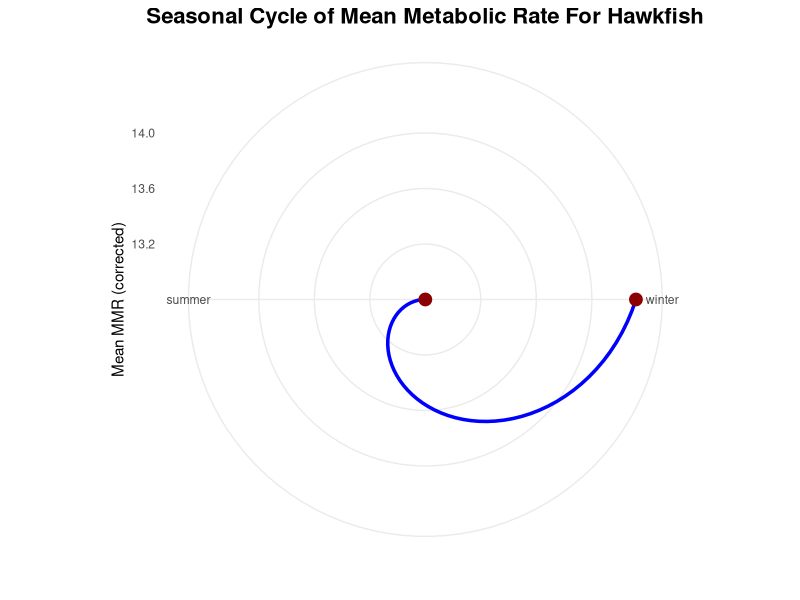
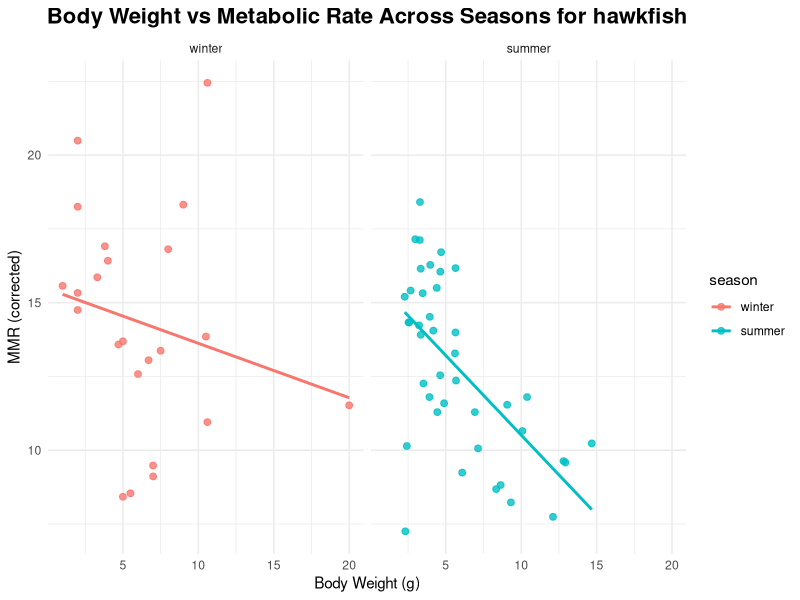
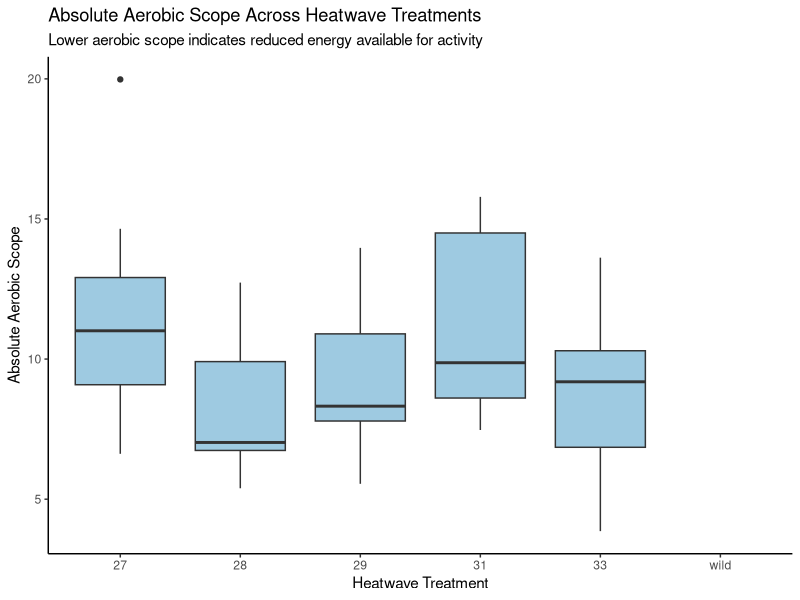
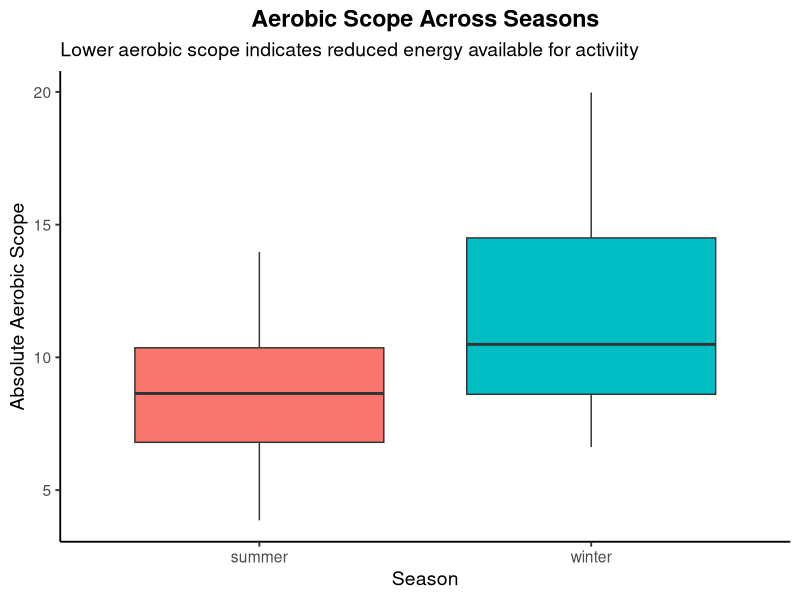
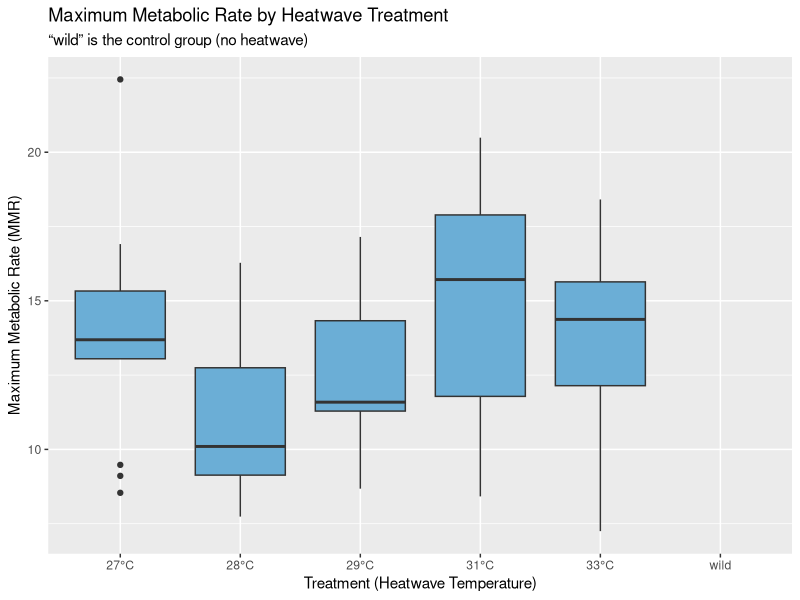
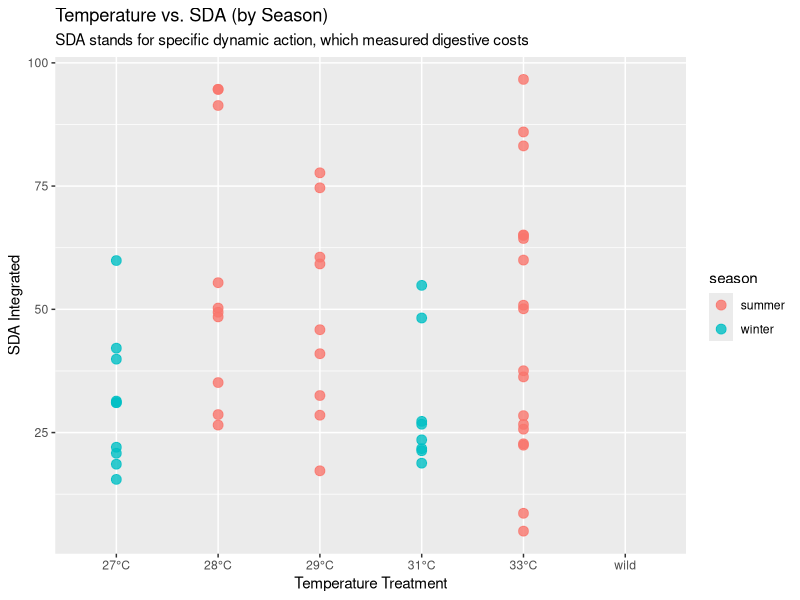

The R source for these figures, in order:
## ---- chunk 1
library(tidyverse)
library(broom)
library(viridisLite)
library(ggplot2)
## ---- chunk 2
heatwaves_coral_fish <- read_csv("../data/VanWert_etal_2023_hawkfish.csv")
glimpse(heatwaves_coral_fish)
## ---- chunk 3
heatwaves_coral_fish_clean <- heatwaves_coral_fish |>
  rename(wet_mass = bw_g,
         total_length = tl_cm,
         standard_length = sl_cm,
         max_metabolic_rate = mmr_corrected,
         standard_metabolic_rate = smr_low10_all,
         absolute_aerobic_scope = aas_corrected,
         factorial_aerobic_scope = fas,
         SDA_coeff = sda_coeff,
         temp_of_arrhythmia = tarr,
         peak_max_heart_rate = fhmax_peak,
         temp_at_max_heart_rate = tpeak)
## ---- chunk 4

heatwave_vs_mmr <- heatwaves_coral_fish_clean |>
  ggplot(aes(x = treatment_new, y = max_metabolic_rate)) +
  geom_boxplot(fill = "#6BAED6") +
  scale_x_discrete(labels = function(x) ifelse(x == "wild", "wild", paste0(x, "°C"))) +
  labs(
    title = "Maximum Metabolic Rate by Heatwave Treatment",
    subtitle = "“wild” is the control group (no heatwave)",
    x = "Treatment (Heatwave Temperature)",
    y = "Maximum Metabolic Rate (MMR)"
  )

# Save the plot
ggsave("fig_heatwave_boxplot.png", heatwave_vs_mmr, width = 7, height = 5)

## ---- chunk 5

temp_energy_season <- heatwaves_coral_fish_clean |>
  ggplot(aes(x = treatment_new, y = SDA_integrated, color = season)) +
  geom_point(alpha = 0.8, size = 3) +
  scale_x_discrete(labels = function(x) ifelse(x == "wild", "wild", paste0(x, "°C"))) +
  labs(
    title = "Temperature vs. SDA (by Season)",
    subtitle = "SDA stands for specific dynamic action, which measured digestive costs",
    x = "Temperature Treatment",
    y = "SDA Integrated"
  )

# Save the plot
ggsave("fig_temp_energy_season_scatterplot.png", temp_energy_season, width = 7, height = 5)
## ---- chunk 6

df <- read.csv("../data/VanWert_etal_2023_hawkfish.csv")
df$season <- factor(df$season, 
                    levels = c("winter", "spring", "summer", "fall"))


season_means <- df |>
  group_by(season) |>
  summarise(mean_mmr = mean(mmr_corrected, na.rm = TRUE))


ggplot(season_means, aes(x = season, y = mean_mmr, group = 1)) +
  geom_line(size = 1.2, color = "blue") +
  geom_point(size = 4, color = "darkred") +
  coord_polar() +
  theme_minimal() +
  labs(
    title = "Seasonal Cycle of Mean Metabolic Rate For Hawkfish",
    x = "",
    y = "Mean MMR (corrected)"
  ) +
  theme(
    plot.title = element_text(size = 16, face = "bold", hjust = 0.5)
   
  )


## ---- chunk 7

df <- read.csv("../data/VanWert_etal_2023_hawkfish.csv")

df$season <- factor(df$season, 
                    levels = c("winter", "spring", "summer", "fall"))

ggplot(df, aes(x = bw_g, y = mmr_corrected, color = season)) +
  geom_point(alpha = 0.8, size = 2) +
  geom_smooth(method = "lm", se = FALSE) +
  facet_wrap(~ season, nrow = 1) +
  theme_minimal() +
  labs(
    title = "Body Weight vs Metabolic Rate Across Seasons for hawkfish",
    x = "Body Weight (g)",
    y = "MMR (corrected)"
  ) +
  theme(
    plot.title = element_text(size = 16, face = "bold", hjust = 0.5)

  )

## ---- chunk 8
aerobic_scope_treatment <- heatwaves_coral_fish_clean |>
  ggplot(aes(x = treatment_new, y = absolute_aerobic_scope)) +
  geom_boxplot(fill = "#9ECAE1") +
  labs(
    title = "Absolute Aerobic Scope Across Heatwave Treatments",
    subtitle = "Lower aerobic scope indicates reduced energy available for activity",
    x = "Heatwave Treatment",
    y = "Absolute Aerobic Scope"
  ) +
  theme_classic()

# Display the plot
aerobic_scope_treatment
## ---- chunk 9
heatwaves_coral_fish |>
  ggplot(aes(x = season, y = aas_corrected, fill = season)) +
  geom_boxplot() +
  labs(
    title = "Aerobic Scope Across Seasons",
    subtitle = "Lower aerobic scope indicates reduced energy available for activiity",
    x = "Season",
    y = "Absolute Aerobic Scope"
  ) +
  theme_classic(base_size = 14) +
  theme(
    legend.position = "none",
    plot.title = element_text(face = "bold", hjust = 0.5)
  )
## ---- chunk 10

## ---- chunk 11
